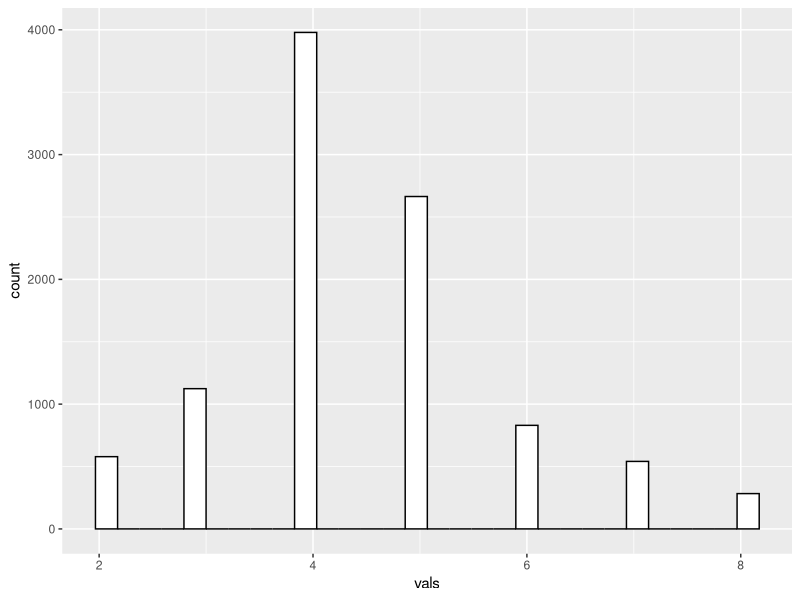
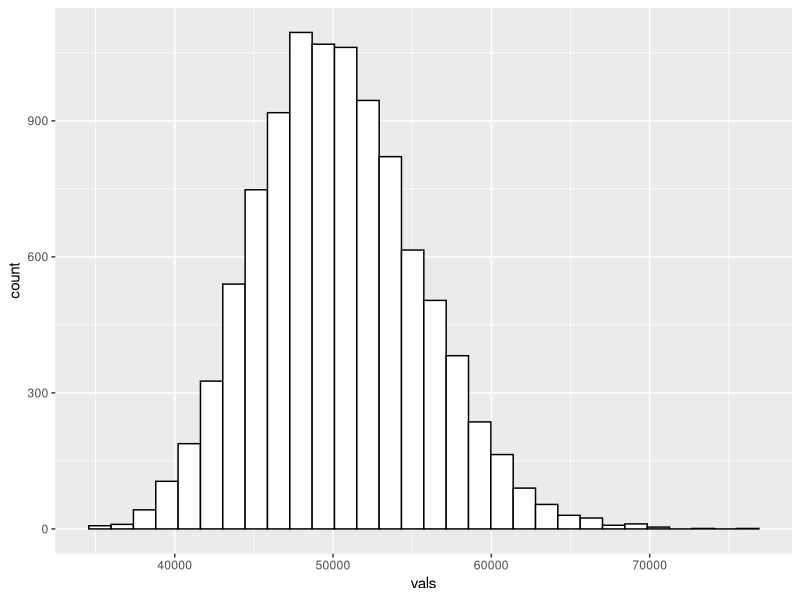

Here is the R script that generated these plots, in order:
library(ggplot2)
library(lubridate)

# ---- Months distribution ----

## Using gama months distribution
# averageDevelopmentMonths <- 12
# sdDevelopmentMonths <- 3
# alpha <- sdDevelopmentMonths ^ 2
# beta <- sdDevelopmentMonths ^ 2 / averageDevelopmentMonths
# vals <- rgamma(n = 10000, shape = alpha, rate = beta)
# vals <- ceiling(vals)
# hist(vals)
# mean(vals)
# sqrt(var(vals))

## Using lognormal months distribution
# averageDevelopmentMonths <- 12
# sdDevelopmentMonths <- 4
# mu <- log(averageDevelopmentMonths)
# s <- log(0.5 * (sqrt(((averageDevelopmentMonths ^ 2) + (4 * sdDevelopmentMonths)) / averageDevelopmentMonths ^ 2) + 1))
# vals <- rlnorm(n = 10000, meanlog = mu, sdlog = s)
# #vals <- ceiling(vals)
# hist(vals)
# mean(vals)
# sd(vals)

## Using custom months distribution
sop <- c(   2,   3,    4,    5,   6,   7,   8)
probs <- c(2/37,4/37,15/37,10/37,3/37,2/37,1/37)
# mean <- sop %*% probs
# secondMoment <- sop^2 %*% probs
# var <- secondMoment - mean ^ 2
sampleFromMonthsDistribution <- function(sop, probs) {
  if (sum(probs) != 1) {
    stop(paste("Probs should add up 1. Got ", sum(probs)))
  }
  probsAc <- cumsum(probs)
  unif <- runif(1)
  for (i in 1:length(probsAc)) {
    if (unif < probsAc[i]) {
      return(sop[i])
    }  
  }
}
vals <- c()
for (i in 1:10000) {
  val <- sampleFromMonthsDistribution(sop = sop, probs = probs)
  vals <- c(vals, val)
}
ggplot(data.frame(vals), aes(x=vals)) + 
  geom_histogram(color="black", fill="white")


# ---- Price distribution ----
vals <- rlnorm(10000, mean = log(50000), sd = 1 / log(20000))
ggplot(data.frame(vals), aes(x=vals)) + 
  geom_histogram(color="black", fill="white")

# ---- Utility functions ----
sumMonths <- function(date, months) {
  result <- date + lubridate:::months.numeric(months)
  if (is.na(result)) {
    result <- date + lubridate:::days(3) + lubridate:::months.numeric(months)
    return(result)
  }
  return(result)
}
